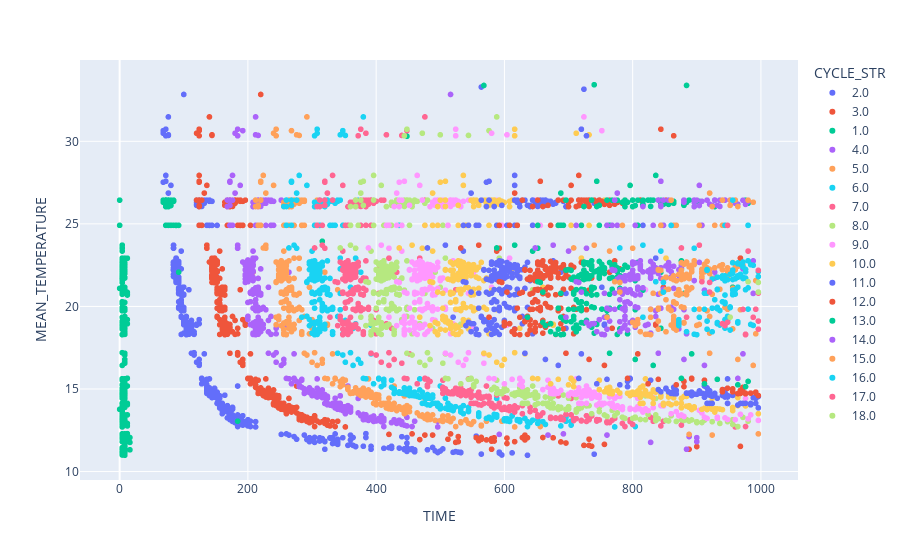

The cell this chart's notebook holds for it:
### Markdown cell above
# Visualize data before renumbering

### Code cell
px.scatter(peaks_row_1, x="TIME", y="MEAN_TEMPERATURE", color="CYCLE_STR", 
           hover_data=["POSITION_STR"])

### Figure 1 — Plotly figure (JSON) as saved in the notebook; plotly's stock layout.template omitted (floating-point values rounded to 4 significant figures; data arrays with more than 128 entries replaced by an {"elided": "..."} marker saying what was removed)
{"data": [{"customdata": {"elided": "475x1 str values"}, "hovertemplate": "CYCLE_STR=2.0<br>TIME=%{x}<br>MEAN_TEMPERATURE=%{y}<br>POSITION_STR=%{customdata[0]}<extra></extra>", "legendgroup": "2.0", "marker": {"color": "#636efa", "symbol": "circle"}, "mode": "markers", "name": "2.0", "showlegend": true, "type": "scattergl", "x": {"elided": "475 int values"}, "xaxis": "x", "y": {"elided": "475 float values"}, "yaxis": "y"}, {"customdata": {"elided": "431x1 str values"}, "hovertemplate": "CYCLE_STR=3.0<br>TIME=%{x}<br>MEAN_TEMPERATURE=%{y}<br>POSITION_STR=%{customdata[0]}<extra></extra>", "legendgroup": "3.0", "marker": {"color": "#EF553B", "symbol": "circle"}, "mode": "markers", "name": "3.0", "showlegend": true, "type": "scattergl", "x": {"elided": "431 int values"}, "xaxis": "x", "y": {"elided": "431 float values"}, "yaxis": "y"}, {"customdata": {"elided": "392x1 str values"}, "hovertemplate": "CYCLE_STR=1.0<br>TIME=%{x}<br>MEAN_TEMPERATURE=%{y}<br>POSITION_STR=%{customdata[0]}<extra></extra>", "legendgroup": "1.0", "marker": {"color": "#00cc96", "symbol": "circle"}, "mode": "markers", "name": "1.0", "showlegend": true, "type": "scattergl", "x": {"elided": "392 int values"}, "xaxis": "x", "y": {"elided": "392 float values"}, "yaxis": "y"}, {"customdata": {"elided": "394x1 str values"}, "hovertemplate": "CYCLE_STR=4.0<br>TIME=%{x}<br>MEAN_TEMPERATURE=%{y}<br>POSITION_STR=%{customdata[0]}<extra></extra>", "legendgroup": "4.0", "marker": {"color": "#ab63fa", "symbol": "circle"}, "mode": "markers", "name": "4.0", "showlegend": true, "type": "scattergl", "x": {"elided": "394 int values"}, "xaxis": "x", "y": {"elided": "394 float values"}, "yaxis": "y"}, {"customdata": {"elided": "386x1 str values"}, "hovertemplate": "CYCLE_STR=5.0<br>TIME=%{x}<br>MEAN_TEMPERATURE=%{y}<br>POSITION_STR=%{customdata[0]}<extra></extra>", "legendgroup": "5.0", "marker": {"color": "#FFA15A", "symbol": "circle"}, "mode": "markers", "name": "5.0", "showlegend": true, "type": "scattergl", "x": {"elided": "386 int values"}, "xaxis": "x", "y": {"elided": "386 float values"}, "yaxis": "y"}, {"customdata": {"elided": "382x1 str values"}, "hovertemplate": "CYCLE_STR=6.0<br>TIME=%{x}<br>MEAN_TEMPERATURE=%{y}<br>POSITION_STR=%{customdata[0]}<extra></extra>", "legendgroup": "6.0", "marker": {"color": "#19d3f3", "symbol": "circle"}, "mode": "markers", "name": "6.0", "showlegend": true, "type": "scattergl", "x": {"elided": "382 int values"}, "xaxis": "x", "y": {"elided": "382 float values"}, "yaxis": "y"}, {"customdata": {"elided": "382x1 str values"}, "hovertemplate": "CYCLE_STR=7.0<br>TIME=%{x}<br>MEAN_TEMPERATURE=%{y}<br>POSITION_STR=%{customdata[0]}<extra></extra>", "legendgroup": "7.0", "marker": {"color": "#FF6692", "symbol": "circle"}, "mode": "markers", "name": "7.0", "showlegend": true, "type": "scattergl", "x": {"elided": "382 int values"}, "xaxis": "x", "y": {"elided": "382 float values"}, "yaxis": "y"}, {"customdata": {"elided": "377x1 str values"}, "hovertemplate": "CYCLE_STR=8.0<br>TIME=%{x}<br>MEAN_TEMPERATURE=%{y}<br>POSITION_STR=%{customdata[0]}<extra></extra>", "legendgroup": "8.0", "marker": {"color": "#B6E880", "symbol": "circle"}, "mode": "markers", "name": "8.0", "showlegend": true, "type": "scattergl", "x": {"elided": "377 int values"}, "xaxis": "x", "y": {"elided": "377 float values"}, "yaxis": "y"}, {"customdata": {"elided": "353x1 str values"}, "hovertemplate": "CYCLE_STR=9.0<br>TIME=%{x}<br>MEAN_TEMPERATURE=%{y}<br>POSITION_STR=%{customdata[0]}<extra></extra>", "legendgroup": "9.0", "marker": {"color": "#FF97FF", "symbol": "circle"}, "mode": "markers", "name": "9.0", "showlegend": true, "type": "scattergl", "x": {"elided": "353 int values"}, "xaxis": "x", "y": {"elided": "353 float values"}, "yaxis": "y"}, {"customdata": {"elided": "325x1 str values"}, "hovertemplate": "CYCLE_STR=10.0<br>TIME=%{x}<br>MEAN_TEMPERATURE=%{y}<br>POSITION_STR=%{customdata[0]}<extra></extra>", "legendgroup": "10.0", "marker": {"color": "#FECB52", "symbol": "circle"}, "mode": "markers", "name": "10.0", "showlegend": true, "type": "scattergl", "x": {"elided": "325 int values"}, "xaxis": "x", "y": {"elided": "325 float values"}, "yaxis": "y"}, {"customdata": {"elided": "292x1 str values"}, "hovertemplate": "CYCLE_STR=11.0<br>TIME=%{x}<br>MEAN_TEMPERATURE=%{y}<br>POSITION_STR=%{customdata[0]}<extra></extra>", "legendgroup": "11.0", "marker": {"color": "#636efa", "symbol": "circle"}, "mode": "markers", "name": "11.0", "showlegend": true, "type": "scattergl", "x": {"elided": "292 int values"}, "xaxis": "x", "y": {"elided": "292 float values"}, "yaxis": "y"}, {"customdata": {"elided": "241x1 str values"}, "hovertemplate": "CYCLE_STR=12.0<br>TIME=%{x}<br>MEAN_TEMPERATURE=%{y}<br>POSITION_STR=%{customdata[0]}<extra></extra>", "legendgroup": "12.0", "marker": {"color": "#EF553B", "symbol": "circle"}, "mode": "markers", "name": "12.0", "showlegend": true, "type": "scattergl", "x": {"elided": "241 int values"}, "xaxis": "x", "y": {"elided": "241 float values"}, "yaxis": "y"}, {"customdata": {"elided": "216x1 str values"}, "hovertemplate": "CYCLE_STR=13.0<br>TIME=%{x}<br>MEAN_TEMPERATURE=%{y}<br>POSITION_STR=%{customdata[0]}<extra></extra>", "legendgroup": "13.0", "marker": {"color": "#00cc96", "symbol": "circle"}, "mode": "markers", "name": "13.0", "showlegend": true, "type": "scattergl", "x": {"elided": "216 int values"}, "xaxis": "x", "y": {"elided": "216 float values"}, "yaxis": "y"}, {"customdata": {"elided": "194x1 str values"}, "hovertemplate": "CYCLE_STR=14.0<br>TIME=%{x}<br>MEAN_TEMPERATURE=%{y}<br>POSITION_STR=%{customdata[0]}<extra></extra>", "legendgroup": "14.0", "marker": {"color": "#ab63fa", "symbol": "circle"}, "mode": "markers", "name": "14.0", "showlegend": true, "type": "scattergl", "x": {"elided": "194 int values"}, "xaxis": "x", "y": {"elided": "194 float values"}, "yaxis": "y"}, {"customdata": {"elided": "157x1 str values"}, "hovertemplate": "CYCLE_STR=15.0<br>TIME=%{x}<br>MEAN_TEMPERATURE=%{y}<br>POSITION_STR=%{customdata[0]}<extra></extra>", "legendgroup": "15.0", "marker": {"color": "#FFA15A", "symbol": "circle"}, "mode": "markers", "name": "15.0", "showlegend": true, "type": "scattergl", "x": {"elided": "157 int values"}, "xaxis": "x", "y": {"elided": "157 float values"}, "yaxis": "y"}, {"customdata": [["4"], ["4"], ["4"], ["4"], ["4"], ["4"], ["4"], ["4"], ["4"], ["4"], ["4"], ["4"], ["4"], ["4"], ["4"], ["4"], ["4"], ["4"], ["4"], ["4"], ["4"], ["4"], ["4"], ["4"], ["4"], ["5"], ["5"], ["5"], ["5"], ["5"], ["5"], ["5"], ["5"], ["5"], ["5"], ["5"], ["5"], ["5"], ["5"], ["5"], ["5"], ["5"], ["5"], ["5"], ["5"], ["5"], ["5"], ["5"], ["5"], ["5"], ["5"], ["5"], ["5"], ["6"], ["6"], ["6"], ["6"], ["6"], ["6"], ["6"], ["6"], ["6"], ["6"], ["6"], ["6"], ["6"], ["6"], ["6"], ["6"], ["6"], ["6"], ["6"], ["6"], ["6"], ["6"], ["6"], ["6"], ["6"], ["6"], ["6"], ["6"], ["6"], ["6"], ["6"], ["6"], ["6"], ["6"], ["6"], ["6"], ["6"], ["6"], ["6"], ["7"], ["7"], ["7"], ["7"], ["8"], ["8"], ["8"], ["8"], ["8"]], "hovertemplate": "CYCLE_STR=16.0<br>TIME=%{x}<br>MEAN_TEMPERATURE=%{y}<br>POSITION_STR=%{customdata[0]}<extra></extra>", "legendgroup": "16.0", "marker": {"color": "#19d3f3", "symbol": "circle"}, "mode": "markers", "name": "16.0", "showlegend": true, "type": "scattergl", "x": [896, 872, 872, 884, 872, 904, 900, 948, 932, 916, 872, 984, 944, 944, 964, 816, 932, 916, 936, 872, 952, 964, 948, 924, 988, 896, 932, 916, 936, 956, 932, 980, 960, 944, 940, 952, 932, 912, 956, 964, 928, 944, 952, 980, 956, 976, 932, 996, 944, 912, 960, 924, 848, 924, 976, 972, 940, 976, 836, 988, 916, 996, 956, 964, 932, 976, 916, 848, 956, 952, 984, 916, 980, 972, 944, 972, 960, 964, 968, 996, 948, 968, 956, 960, 972, 944, 940, 964, 972, 964, 956, 968, 816, 780, 844, 896, 944, 980, 980, 860, 956], "xaxis": "x", "y": [18.32, 18.84, 19.2, 18.47, 18.96, 19.34, 18.29, 19.15, 19.02, 19.11, 19.04, 18.91, 19.21, 18.69, 19.08, 19.35, 18.95, 18.62, 18.87, 18.95, 18.57, 19.0, 19.4, 18.46, 18.85, 19.82, 19.86, 20.81, 19.75, 20.71, 19.95, 19.84, 21.01, 20.69, 20.28, 19.93, 21.02, 19.83, 20.77, 21.17, 20.41, 20.17, 19.97, 21.13, 20.99, 21.01, 21.04, 20.85, 20.24, 20.8, 20.75, 19.9, 20.87, 21.66, 22.24, 22.4, 21.7, 22.09, 21.5, 22.49, 22.23, 22.11, 22.0, 22.63, 21.77, 21.72, 22.18, 21.45, 22.65, 21.94, 22.53, 22.2, 22.76, 21.69, 21.85, 22.69, 21.68, 22.58, 22.55, 21.81, 21.62, 21.86, 21.63, 21.68, 21.76, 21.55, 21.85, 21.77, 21.72, 21.85, 22.2, 21.94, 23.71, 23.54, 23.35, 23.52, 24.91, 24.91, 24.91, 24.91, 26.44], "yaxis": "y"}, {"customdata": [["4"], ["4"], ["4"], ["4"], ["4"], ["4"], ["4"], ["4"], ["4"], ["4"], ["5"], ["5"], ["5"], ["5"], ["6"], ["6"], ["6"], ["7"], ["7"], ["7"], ["8"]], "hovertemplate": "CYCLE_STR=17.0<br>TIME=%{x}<br>MEAN_TEMPERATURE=%{y}<br>POSITION_STR=%{customdata[0]}<extra></extra>", "legendgroup": "17.0", "marker": {"color": "#FF6692", "symbol": "circle"}, "mode": "markers", "name": "17.0", "showlegend": true, "type": "scattergl", "x": [976, 944, 940, 988, 976, 996, 948, 884, 996, 940, 972, 996, 992, 920, 908, 996, 920, 904, 876, 980, 948], "xaxis": "x", "y": [18.32, 18.84, 18.96, 19.34, 18.29, 19.11, 19.04, 19.35, 18.62, 18.95, 19.82, 20.81, 19.83, 20.87, 21.5, 22.18, 21.45, 23.71, 23.54, 23.35, 24.91], "yaxis": "y"}, {"customdata": [["4"], ["5"], ["6"], ["6"]], "hovertemplate": "CYCLE_STR=18.0<br>TIME=%{x}<br>MEAN_TEMPERATURE=%{y}<br>POSITION_STR=%{customdata[0]}<extra></extra>", "legendgroup": "18.0", "marker": {"color": "#B6E880", "symbol": "circle"}, "mode": "markers", "name": "18.0", "showlegend": true, "type": "scattergl", "x": [952, 996, 980, 996], "xaxis": "x", "y": [19.35, 20.87, 21.5, 21.45], "yaxis": "y"}], "layout": {"legend": {"title": {"text": "CYCLE_STR"}, "tracegroupgap": 0}, "margin": {"t": 60}, "xaxis": {"anchor": "y", "domain": [0, 1], "title": {"text": "TIME"}}, "yaxis": {"anchor": "x", "domain": [0, 1], "title": {"text": "MEAN_TEMPERATURE"}}}}
